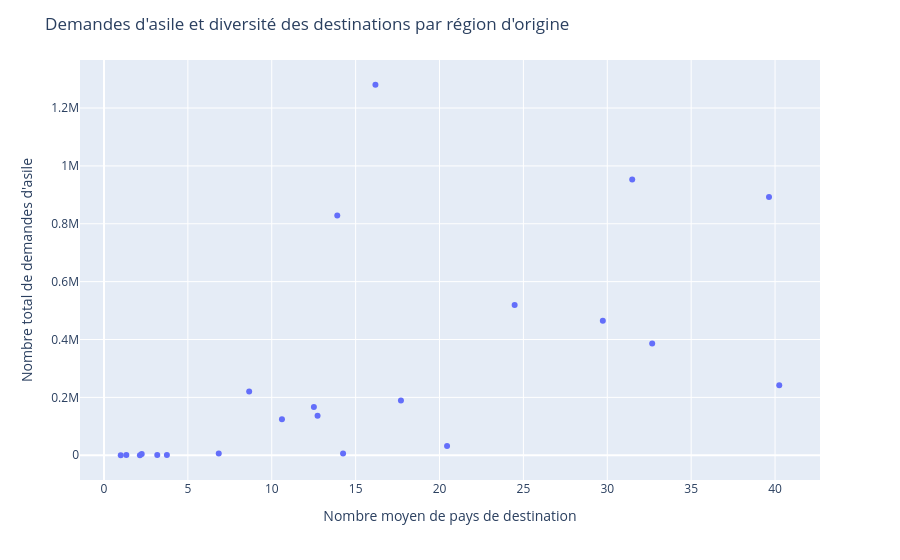
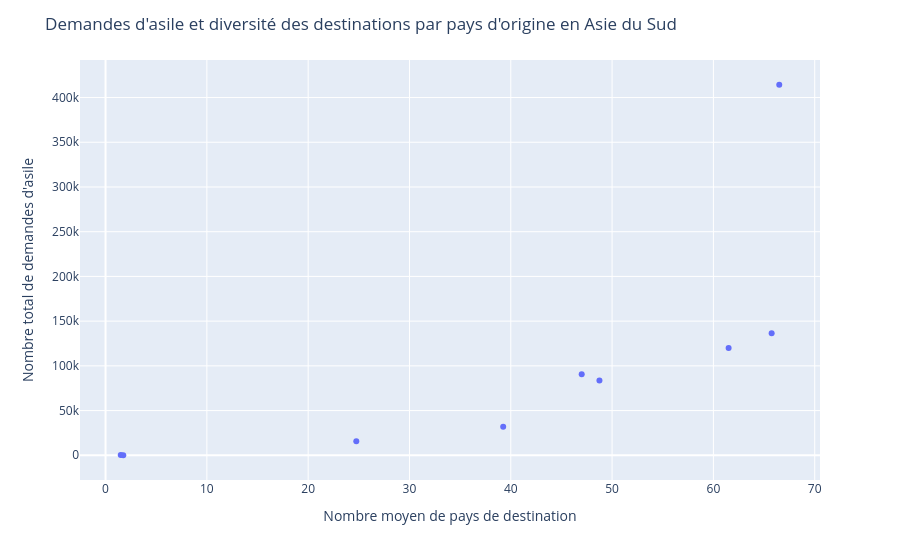

Here is the notebook cell these charts were saved with, in order:
### Markdown cell above
# II - Données

## Les données UNHCR

L'Agence des Nations Unies pour les réfugiés (UNHCR) met à disposition plusieurs bases de données relatives aux déplacements forcés de population.
Dans le cadre de cette étude, une première source de données est récupérée à partir de l'API de l'UNHCR. L'endpoint consacré aux pays permet notamment d'obtenir les informations suivantes :
- le nom du pays ;
- son code ISO alpha-3, norme internationale permettant d'identifier chaque pays ;
- la région du monde à laquelle il appartient.

Une seconde source de données de l'UNHCR, disponible sous la forme d'un fichier Excel, est utilisée pour mesurer les déplacements entre pays. Elle contient des observations par pays d'origine, pays de destination et année.
Les variables retenues sont :
- le pays d'origine et son code ISO ;
- le pays de destination et son code ISO ;
- l'année ;
- le type de population ou de mouvement (PT) ;
- le nombre d'observations correspondant (Count).

L'objectif de l'étude étant d'analyser la répartition géographique des nouvelles demandes d'asile, seules les observations pour lesquelles PT = ASY sont conservées. Dès lors, la variable Count correspond au nombre de nouvelles demandes d'asile enregistrées pour un pays d'origine, un pays de destination et une année donnés.
Aussi, la variable Count ne doit pas être interprétée comme un nombre d'individus uniques : une même personne peut déposer une demande d'asile dans plusieurs pays au cours de son parcours. L'analyse porte donc sur la distribution des nouvelles demandes d'asile entre pays de destination, et non sur des choix individuels uniques.

### Code cell
# Collecte et manipulation de données
import requests
import numpy as np
import pandas as pd

# Cartographie et visualisation
import geopandas as gpd
import matplotlib.pyplot as plt
from matplotlib.lines import Line2D
from matplotlib.patches import FancyArrowPatch
import plotly.express as px

# Modélisation
from sklearn.linear_model import LinearRegression

# Récupération des fonctions

from plots import (plot_carte_flux,plot_regression_distance_simple,plot_regression_distance_log)

### Figure 1 — Plotly figure (JSON) as saved in the notebook; plotly's stock layout.template omitted (floating-point values rounded to 4 significant figures)
{"data": [{"hovertemplate": "<b>%{hovertext}</b><br><br>Nombre moyen de pays de destination=%{x:.1f}<br>Nombre total de demandes d'asile=%{y:,}<extra></extra>", "hovertext": ["South America", "Western Asia", "Southern Asia", "Central America", "Eastern Africa", "Western Africa", "Middle Africa", "Northern Africa", "Caribbean", "Eastern Europe", "South-eastern Asia", "Eastern Asia", "Southern Europe", "Central Asia", "Northern America", "Southern Africa", "Melanesia", "Western Europe", "Northern Europe", "Polynesia", "Australia-New Zealand", "Micronesia", "Various"], "legendgroup": "", "marker": {"color": "#636efa", "symbol": "circle"}, "mode": "markers", "name": "", "orientation": "v", "showlegend": false, "type": "scatter", "x": [16.18, 31.49, 39.64, 13.91, 24.48, 29.73, 32.68, 40.25, 8.655, 17.7, 12.51, 12.73, 10.61, 20.45, 14.25, 6.842, 2.25, 3.75, 3.176, 1.333, 2.143, 1.0, NaN], "xaxis": "x", "y": [1280486, 953229, 892851, 829025, 518863, 465263, 385824, 241668, 220702, 189382, 166397, 136145, 124553, 32211, 6366, 5909, 4141, 1140, 1045, 892, 124, 39, 5], "yaxis": "y"}], "layout": {"legend": {"tracegroupgap": 0}, "margin": {"t": 60}, "title": {"text": "Demandes d'asile et diversité des destinations par région d'origine"}, "xaxis": {"anchor": "y", "domain": [0, 1], "title": {"text": "Nombre moyen de pays de destination"}}, "yaxis": {"anchor": "x", "domain": [0, 1], "title": {"text": "Nombre total de demandes d'asile"}}}}

### Figure 2 — Plotly figure (JSON) as saved in the notebook; plotly's stock layout.template omitted (floating-point values rounded to 4 significant figures)
{"data": [{"hovertemplate": "<b>%{hovertext}</b><br><br>Nombre moyen de pays de destination=%{x:.1f}<br>Nombre total de demandes d'asile=%{y:,}<extra></extra>", "hovertext": ["Afghanistan", "Pakistan", "Iran (Islamic Rep. of)", "India", "Bangladesh", "Sri Lanka", "Nepal", "Bhutan", "Maldives"], "legendgroup": "", "marker": {"color": "#636efa", "symbol": "circle"}, "mode": "markers", "name": "", "orientation": "v", "showlegend": false, "type": "scatter", "x": [66.5, 65.75, 61.5, 47.0, 48.75, 39.25, 24.75, 1.5, 1.75], "xaxis": "x", "y": [414285, 136526, 120070, 90701, 83497, 31794, 15663, 273, 42], "yaxis": "y"}], "layout": {"legend": {"tracegroupgap": 0}, "margin": {"t": 60}, "title": {"text": "Demandes d'asile et diversité des destinations par pays d'origine en Asie du Sud"}, "xaxis": {"anchor": "y", "domain": [0, 1], "title": {"text": "Nombre moyen de pays de destination"}}, "yaxis": {"anchor": "x", "domain": [0, 1], "title": {"text": "Nombre total de demandes d'asile"}}}}
